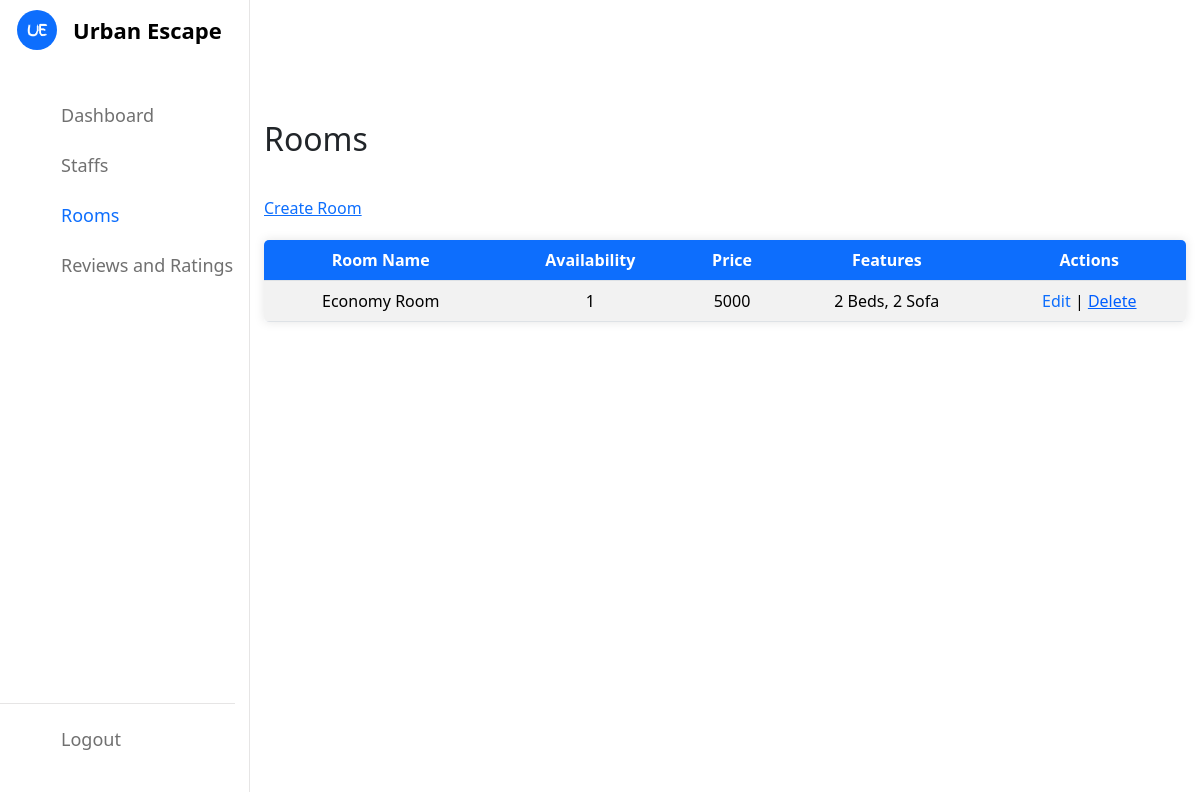
/rooms/, run on the app's committed database.
### home/models.py (models this page shows, shortened)
class Room(models.Model):
    room_name = models.CharField(max_length=100)
    price = models.CharField(max_length=10)
    image = models.ImageField(upload_to='room_images')
    features = models.CharField(max_length=200)
    slug = models.SlugField(max_length=100, unique=True, blank=True)
    availability = models.IntegerField(default=0)
    max_room=models.IntegerField(default=5)
    number_of_adult=models.IntegerField(default=0)
    number_of_children=models.IntegerField(default=0)

### dashboard/views.py (the view)
# urls.py: path('rooms/', views.Rooms, name='rooms'),
def Rooms(request):
    rooms = Room.objects.all()
    context = {
        'rooms': rooms
    }
    return render(request, 'dashboard/rooms.html',context)

### dashboard/templates/dashboard/rooms.html (shortened to what this page needs)
{% load static %}
<!DOCTYPE html>
<html lang="en">
<head>
    <link href="https://cdn.jsdelivr.net/npm/bootstrap@5.3.3/dist/css/bootstrap.min.css" rel="stylesheet"
 />
    <link rel="stylesheet" href="{% static 'dashboard/styles/dashboard.css' %}">
    <link rel="stylesheet" href="https://unicons.iconscout.com/release/v4.0.0/css/line.css">
</head>
<body>
    <nav>
        <div class="logo-name">
            <div class="logo-image">
                <img src="{% static 'dashboard/images/logo.png' %}" alt="">
            </div>
            <span class="logo_name" style=>Urban Escape</span>
        </div>
        <div class="menu-items" style="margin-left: -30px;">
            <ul class="nav-links">
                <li><a href="/admin-dashboard">
                        <i class="uil uil-tachometer-fast-alt"></i>
                        <span class="link-name">Dashboard</span>
                    </a></li>
                <li><a href="/staffs">
                        <i class="uil uil-users-alt"></i>
                        <span class="link-name">Staffs</span>
                    </a></li>
                <li><a href="/rooms">
                        <i class="uil uil-bed" style="color: #0d6efd;"></i>
                        <span class="link-name" style="color: #0d6efd;">Rooms</span>
                    </a></li>
                <li><a href="/admin-reviews-ratings">
                        <i class="uil uil-comments"></i>
                        <span class="link-name">Reviews and Ratings</span>
                    </a></li>
            </ul>
            <ul class="logout-mode">
                <li><a href="/logout">
                        <i class="uil uil-signout"></i>
                        <span class="link-name">Logout</span>
                    </a></li>
                <li class="mode">
                    <div class="mode-toggle">
                    </div>
                </li>
            </ul>
        </div>
    </nav>
    <section class="dashboard">
        <div class="top">
        </div>
        <div class="dash-content">
            <div class="overview">
                <div class="title">
                    <h2>Rooms</h2>
                </div>
                <div class="">
                    <span><a href="/create-room">Create Room</a></span>
                </div>
                <div class="table-container">
                    <table class="table table-striped bordered-table">
                        <thead>
                            <tr>
                                <th>Room Name</th>
                                <th>Availability</th>
                                <th>Price</th>
                                <th>Features</th>
                                <th>Actions</th>
                            </tr>
                        </thead>
                        <tbody>
                            {% for room in rooms %}
                            <tr id="{{ room.id }}">
                                <td>{{ room.room_name }}</td>
                                <td>{{ room.availability }}</td>
                                <td>{{ room.price }}</td>
                                <td>{{ room.features }}</td>
                                <td>
                                    <a href="/edit-room/ {{ room.id }}">Edit</a> |
                                    <a style="color: rgb(0, 94, 255);text-decoration: underline;cursor: pointer;"
                                        onclick='deletes("{{ room.id }}")'>Delete</a>
                                </td>
                            </tr>
                            {% endfor %}
                        </tbody>
                    </table>
                </div>
            </div>
    </section>
</body>
</html>

### dashboard/static/dashboard/styles/dashboard.css (style rules this page uses)
* { margin: 0; padding: 0; box-sizing: border-box; }
:root { --primary-color: #0E4BF1; --panel-color: #FFF; --text-color: #000; --black-light-color: #707070; --border-color: #e6e5e5; --toggle-color: #DDD; --box1-color: #4DA3FF; --box2-color: #FFE6AC; --box3-color: #E7D1FC; --title-icon-color: #fff; --tran-05: all 0.5s ease; --tran-03: all 0.3s ease; --tran-03: all 0.2s ease; }
body { min-height: 100vh; background-color: var(--primary-color); }
nav { position: fixed; top: 0; left: 0; height: 100%; width: 250px; padding: 10px 14px; background-color: var(--panel-color); border-right: 1px solid var(--border-color); transition: var(--tran-05); }
nav .logo-name { display: flex; align-items: center; }
nav .logo-image { display: flex; justify-content: center; min-width: 45px; }
nav .logo-image img { width: 40px; object-fit: cover; border-radius: 50%; }
nav .logo-name .logo_name { font-size: 22px; font-weight: 600; color: var(--text-color); margin-left: 14px; transition: var(--tran-05); }
nav .menu-items { margin-top: 40px; height: calc(100% - 90px); display: flex; flex-direction: column; justify-content: space-between; }
.menu-items li { list-style: none; }
.menu-items li a { display: flex; align-items: center; height: 50px; text-decoration: none; position: relative; }
.menu-items li a i { font-size: 24px; min-width: 45px; height: 100%; display: flex; align-items: center; justify-content: center; color: var(--black-light-color); }
.menu-items li a .link-name { font-size: 18px; font-weight: 400; color: var(--black-light-color); transition: var(--tran-05); }
.menu-items .logout-mode { padding-top: 10px; border-top: 1px solid var(--border-color); }
.menu-items .mode { display: flex; align-items: center; white-space: nowrap; }
.menu-items .mode-toggle { position: absolute; right: 14px; height: 50px; min-width: 45px; display: flex; align-items: center; justify-content: center; cursor: pointer; }
.dashboard { position: relative; left: 250px; background-color: var(--panel-color); min-height: 100vh; width: calc(100% - 250px); padding: 10px 14px; transition: var(--tran-05); }
.dashboard .top { position: fixed; top: 0; left: 250px; display: flex; width: calc(100% - 250px); justify-content: space-between; align-items: center; padding: 10px 14px; background-color: var(--panel-color); transition: var(--tran-05); z-index: 10; }
.dashboard .dash-content { padding-top: 50px; }
.dash-content .title { display: flex; align-items: center; margin: 60px 0 30px 0; }
html { scrollbar-width: none; }

### dashboard/templates/dashboard/rooms.html (style rules this page uses)
.table-container { margin-top: 20px; background-color: #f8f9fa; box-shadow: 0 0 10px rgba(0, 0, 0, 0.1); }
.table { border-radius: 5px; overflow: hidden; }
.table thead th { background-color: #0d6efd; color: white; text-align: center; }
.table td, .table th { vertical-align: middle; text-align: center; }
.table a { color: #0d6efd; text-decoration: none; }

### data on the page
Room: room_name "Economy Room", availability "1", price "5000", features "2 Beds, 2 Sofa"
